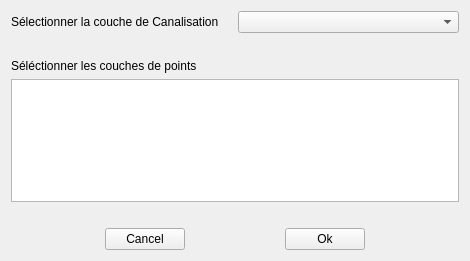
<?xml version="1.0" encoding="UTF-8"?>
<ui version="4.0">
 <class>get_and_verif_canalisation_form</class>
 <widget class="QWidget" name="get_and_verif_canalisation_form">
  <property name="geometry">
   <rect>
    <x>0</x>
    <y>0</y>
    <width>470</width>
    <height>261</height>
   </rect>
  </property>
  <property name="windowTitle">
   <string>Trouver et vérifier les Noeud Amont et Aval des Canalisations</string>
  </property>
  <layout class="QVBoxLayout" name="verticalLayout_2">
   <item>
    <layout class="QVBoxLayout" name="verticalLayout">
     <item>
      <layout class="QHBoxLayout" name="horizontalLayout">
       <item>
        <widget class="QLabel" name="label">
         <property name="text">
          <string>Sélectionner la couche de Canalisation</string>
         </property>
        </widget>
       </item>
       <item>
        <widget class="QComboBox" name="cb_line_layer"/>
       </item>
      </layout>
     </item>
     <item>
      <spacer name="verticalSpacer">
       <property name="orientation">
        <enum>Qt::Vertical</enum>
       </property>
       <property name="sizeType">
        <enum>QSizePolicy::Fixed</enum>
       </property>
       <property name="sizeHint" stdset="0">
        <size>
         <width>20</width>
         <height>20</height>
        </size>
       </property>
      </spacer>
     </item>
     <item>
      <widget class="QLabel" name="label_2">
       <property name="text">
        <string>Séléctionner les couches de points</string>
       </property>
      </widget>
     </item>
     <item>
      <widget class="QListWidget" name="listWidget"/>
     </item>
    </layout>
   </item>
   <item>
    <spacer name="verticalSpacer_2">
     <property name="orientation">
      <enum>Qt::Vertical</enum>
     </property>
     <property name="sizeType">
      <enum>QSizePolicy::Fixed</enum>
     </property>
     <property name="sizeHint" stdset="0">
      <size>
       <width>20</width>
       <height>20</height>
      </size>
     </property>
    </spacer>
   </item>
   <item>
    <layout class="QHBoxLayout" name="horizontalLayout_2">
     <item>
      <spacer name="horizontalSpacer">
       <property name="orientation">
        <enum>Qt::Horizontal</enum>
       </property>
       <property name="sizeHint" stdset="0">
        <size>
         <width>40</width>
         <height>20</height>
        </size>
       </property>
      </spacer>
     </item>
     <item>
      <widget class="QPushButton" name="pb_cancel">
       <property name="text">
        <string>Cancel</string>
       </property>
      </widget>
     </item>
     <item>
      <spacer name="horizontalSpacer_2">
       <property name="orientation">
        <enum>Qt::Horizontal</enum>
       </property>
       <property name="sizeHint" stdset="0">
        <size>
         <width>40</width>
         <height>20</height>
        </size>
       </property>
      </spacer>
     </item>
     <item>
      <widget class="QPushButton" name="pb_ok">
       <property name="text">
        <string>Ok</string>
       </property>
      </widget>
     </item>
     <item>
      <spacer name="horizontalSpacer_3">
       <property name="orientation">
        <enum>Qt::Horizontal</enum>
       </property>
       <property name="sizeHint" stdset="0">
        <size>
         <width>40</width>
         <height>20</height>
        </size>
       </property>
      </spacer>
     </item>
    </layout>
   </item>
  </layout>
 </widget>
 <resources/>
 <connections/>
</ui>
